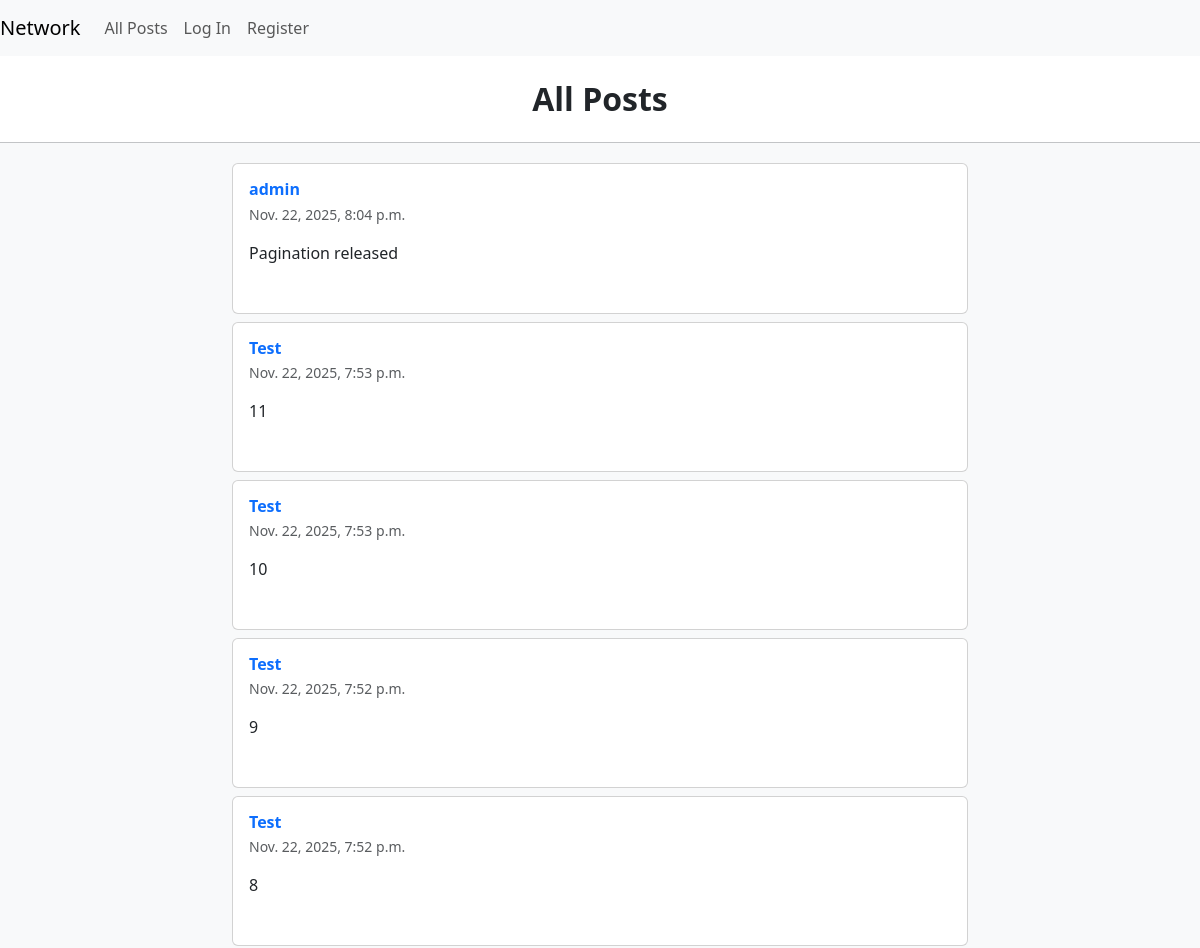
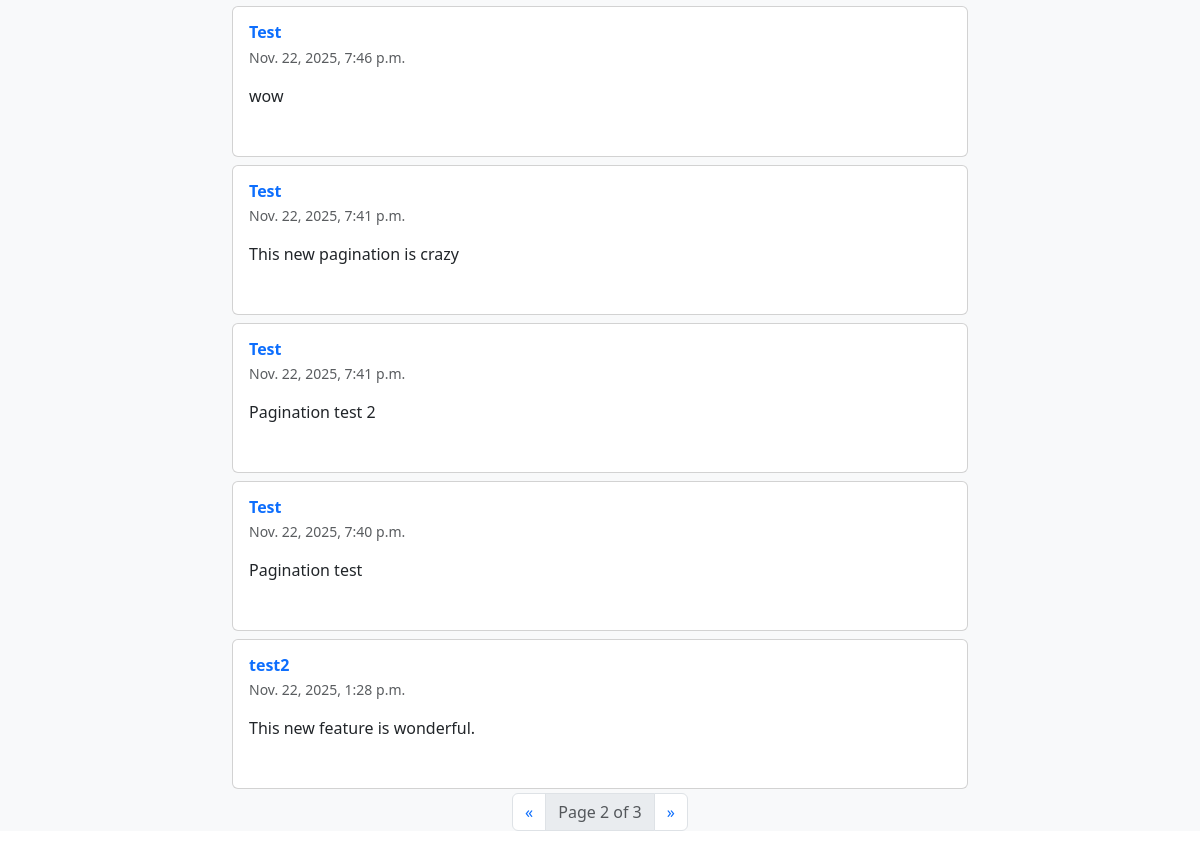
Screenshot of /?page=2 with the database file from the repository (2 pictures, top to bottom).
### network/models.py (models this page shows, shortened)
class Posts(models.Model):
    creator = models.ForeignKey(User, on_delete=models.CASCADE)
    message = models.TextField()
    created_at = models.DateTimeField(auto_now_add=True)
    likes = models.ManyToManyField(User, related_name="liked_posts", blank=True)

class User(AbstractUser):
    pass

### network/views.py (the view)
# urls.py: path("", views.index, name="index"),
def index(request):
    all_posts = Posts.objects.all().order_by('-created_at')
    paginator = Paginator(all_posts, 10)
    page_number = request.GET.get('page')
    page_obj = paginator.get_page(page_number)
    return render(request, "network/index.html", {
        "posts": page_obj,
    })

### network/templates/network/index.html (shortened to what this page needs)
{% extends "network/layout.html" %}
{% block body %}
    <div class="text-center my-4">
        <h2 class="fw-bold">All Posts</h2>
    </div>
    </div>
    <div class="bg-light">
      <hr>
      <div id="posts-container">
      {% for post in posts %}
          <div class="container py-1">
              <div class="row d-flex justify-content-center">
                  <div class="col-md-12 col-lg-10 col-xl-8">
                      <div class="card" data-postid="{{post.id}}">
                          <div class="card-body">
                              <div class="d-flex flex-start align-items-center">
                                  <div>
                                      <a href="{% url 'profile' post.creator.username %}" style="text-decoration: none;"><h6 class="fw-bold text-primary mb-1">{{post.creator}}</h6></a>
                                      <p class="text-muted small mb-0">
                                      {{post.created_at}}
                                      </p>
                                  </div>
                              </div>
                              <p class="mt-3 mb-4 pb-2">
                                  {{post.message}}
                              </p>
                          </div>
                      </div>
                  </div>
              </div>
          </div>
      {% endfor %}
      </div>
  <nav aria-label="Page navigation example">
    <ul class="pagination justify-content-center">
      {% if posts.has_previous %}
        <li class="page-item">
          <a class="page-link" href="?page={{ posts.previous_page_number }}" aria-label="Previous">
            <span aria-hidden="true">&laquo;</span>
          </a>
        </li>
      {% endif %}
      <li class="page-item disabled">
        <span class="page-link">
          Page {{ posts.number }} of {{ posts.paginator.num_pages }}
        </span>
      </li>
      {% if posts.has_next %}
        <li class="page-item">
          <a class="page-link" href="?page={{ posts.next_page_number }}" aria-label="Next">
            <span aria-hidden="true">&raquo;</span>
          </a>
        </li>
      {% endif %}
    </ul>
  </nav>
</div>
{% endblock %}

### rows the page displays
Posts: creator "admin", created_at "Nov. 22, 2025, 8:04 p.m.", message "Pagination released"
Posts: creator "Test", created_at "Nov. 22, 2025, 7:53 p.m.", message "11"
Posts: creator "Test", created_at "Nov. 22, 2025, 7:53 p.m.", message "10"
Posts: creator "Test", created_at "Nov. 22, 2025, 7:52 p.m.", message "9"
Posts: creator "Test", created_at "Nov. 22, 2025, 7:52 p.m.", message "8"
Posts: creator "Test", created_at "Nov. 22, 2025, 7:46 p.m.", message "wow"
Posts: creator "Test", created_at "Nov. 22, 2025, 7:41 p.m.", message "This new pagination is crazy"
Posts: creator "Test", created_at "Nov. 22, 2025, 7:41 p.m.", message "Pagination test 2"
Posts: creator "Test", created_at "Nov. 22, 2025, 7:40 p.m.", message "Pagination test"
Posts: creator "test2", created_at "Nov. 22, 2025, 1:28 p.m.", message "This new feature is wonderful."

### other values shown
{{ posts.number }} "2"
{{ posts.paginator.num_pages }} "3"
